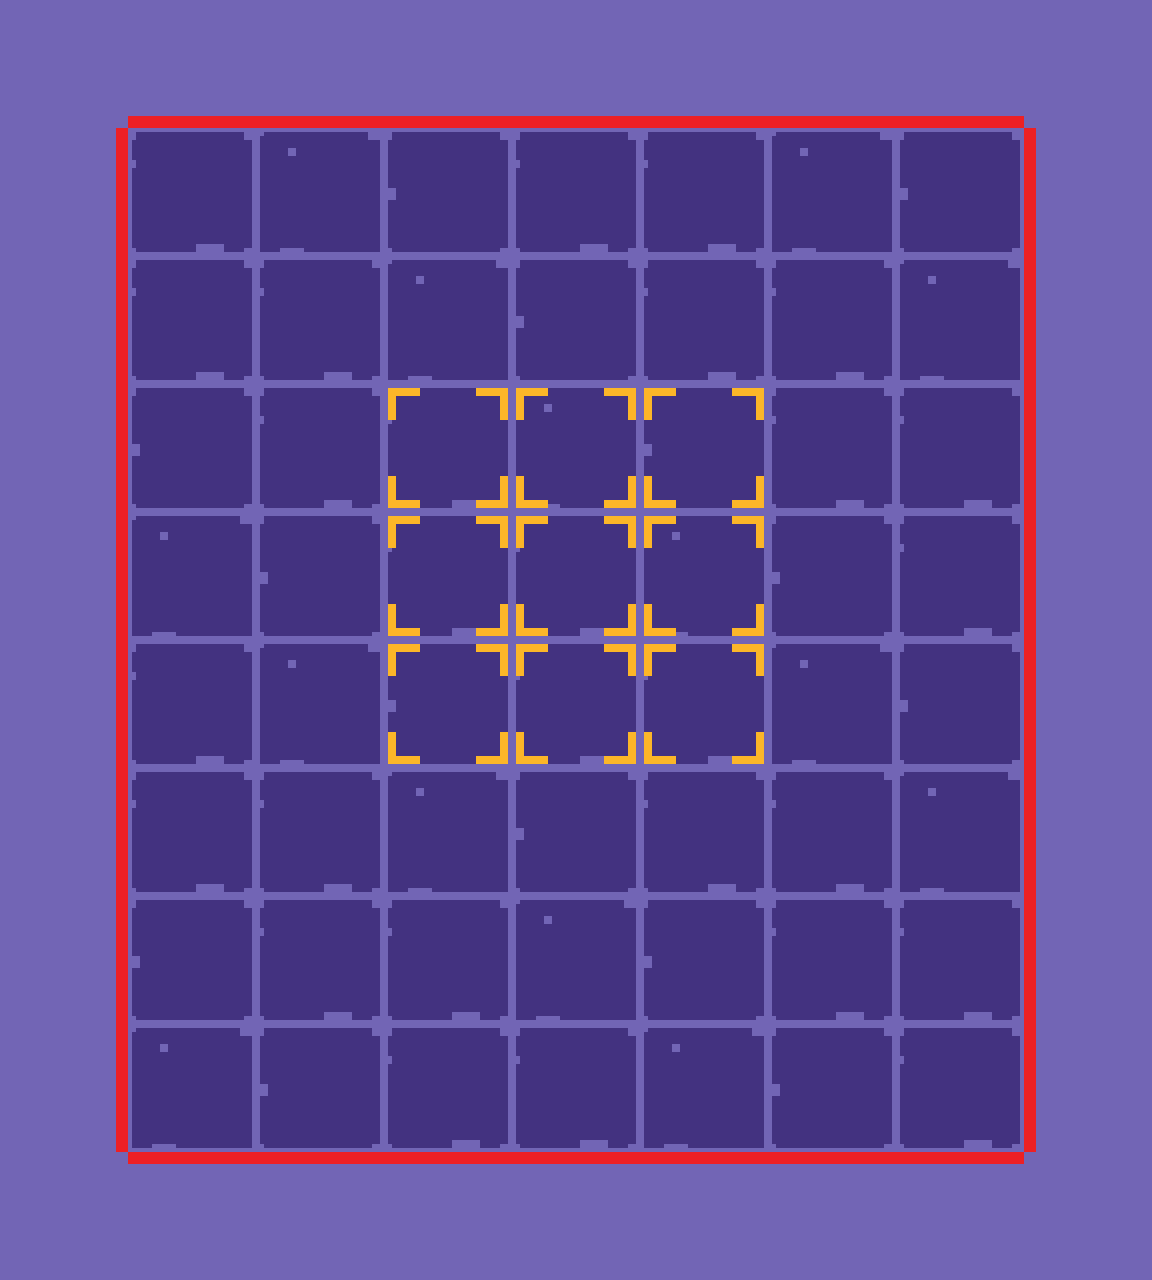

Rendered tile map (Tiled .tmx) drawn with the repository's tilesets; below, a short description and the map source with its tile grids summarised:
An orthogonal 9x10 tile map with 128x128 px tiles, 3 tile layers (background_ground, wallsLayer, exitLayer), 2 tilesets and 18 objects (9x end, 4x food_20003_1, 2x food_20002_1, 2x food_20004_1, start).

<map version="1.5" tiledversion="1.7.0" orientation="orthogonal" renderorder="right-down" width="9" height="10" tilewidth="128" tileheight="128" infinite="0" backgroundcolor="#7265b5" nextlayerid="23" nextobjectid="62">
 <editorsettings>
  <chunksize width="40" height="40" />
 </editorsettings>
 <tileset firstgid="1" name="triggers" tilewidth="128" tileheight="128" tilecount="36" columns="6">
  <image source="assets/triggers.png" trans="ff00ff" width="768" height="768" />
  <tile id="0">
   <properties>
    <property name="wall0" value="left" />
    <property name="wall1" value="top" />
   </properties>
  </tile>
  <tile id="1">
   <properties>
    <property name="wall0" value="top" />
   </properties>
  </tile>
  <tile id="2">
   <properties>
    <property name="wall0" value="top" />
    <property name="wall1" value="right" />
   </properties>
  </tile>
  <tile id="4">
   <properties>
    <property name="wall0" value="top" />
    <property name="wall1" value="left" />
    <property name="wall2" value="right" />
   </properties>
  </tile>
  <tile id="6">
   <properties>
    <property name="wall0" value="left" />
   </properties>
  </tile>
  <tile id="7">
   <properties>
    <property name="wall0" value="top" />
    <property name="wall1" value="right" />
    <property name="wall2" value="left" />
    <property name="wall3" value="down" />
   </properties>
  </tile>
  <tile id="8">
   <properties>
    <property name="wall0" value="right" />
   </properties>
  </tile>
  <tile id="9">
   <properties>
    <property name="wall0" value="down" />
    <property name="wall1" value="left" />
    <property name="wall2" value="top" />
   </properties>
  </tile>
  <tile id="11">
   <properties>
    <property name="wall0" value="down" />
    <property name="wall1" value="top" />
    <property name="wall2" value="right" />
   </properties>
  </tile>
  <tile id="12">
   <properties>
    <property name="wall0" value="left" />
    <property name="wall1" value="down" />
   </properties>
  </tile>
  <tile id="13">
   <properties>
    <property name="wall0" value="down" />
   </properties>
  </tile>
  <tile id="14">
   <properties>
    <property name="wall0" value="down" />
    <property name="wall1" value="right" />
   </properties>
  </tile>
  <tile id="16">
   <properties>
    <property name="wall0" value="down" />
    <property name="wall1" value="left" />
    <property name="wall2" value="right" />
   </properties>
  </tile>
  <tile id="18">
   <properties>
    <property name="wall0" value="left" />
    <property name="wall1" value="down" />
   </properties>
  </tile>
  <tile id="19">
   <properties>
    <property name="wall0" value="down" />
   </properties>
  </tile>
  <tile id="20">
   <properties>
    <property name="wall0" value="down" />
    <property name="wall1" value="right" />
   </properties>
  </tile>
  <tile id="21">
   <properties>
    <property name="wall0" value="down" />
    <property name="wall1" value="top" />
   </properties>
  </tile>
  <tile id="23">
   <properties>
    <property name="wall0" value="left" />
    <property name="wall1" value="right" />
   </properties>
  </tile>
  <tile id="30">
   <properties>
    <property name="wall0" value="top" />
    <property name="wall1" value="down" />
   </properties>
  </tile>
  <tile id="32">
   <properties>
    <property name="wall0" value="left" />
    <property name="wall1" value="right" />
   </properties>
  </tile>
 </tileset>
 <tileset firstgid="37" name="tiles" tilewidth="128" tileheight="128" tilecount="5" columns="5">
  <image source="assets/tiles.png" trans="ff00ff" width="640" height="128" />
 </tileset>
 <layer id="20" name="background_ground" width="9" height="10">
  <data>[90 cells, 56 non-empty, 4 distinct tile ids]</data>
 </layer>
 <layer id="19" name="wallsLayer" width="9" height="10">
  <data>[90 cells, 30 non-empty, 4 distinct tile ids]</data>
 </layer>
 <layer id="22" name="exitLayer" width="9" height="10">
  <data>[90 cells, 9 non-empty, 1 distinct tile ids]</data>
 </layer>
 <objectgroup id="15" name="spawnLayer">
  <object id="35" name="start" type="start" x="516.829" y="776.201" width="120" height="120" />
  <object id="40" name="end" type="end" x="517.059" y="518.071" width="120" height="120" />
  <object id="41" name="end" type="end" x="515.545" y="646.557" width="120" height="120" />
  <object id="43" name="end" type="end" x="645.382" y="649.361" width="120" height="120" />
  <object id="44" name="end" type="end" x="646.781" y="516.109" width="120" height="120" />
  <object id="45" name="food_20003_1" type="food_20003_1" x="903.797" y="902.784" width="120" height="120" />
  <object id="49" name="food_20003_1" type="food_20003_1" x="131.339" y="136.784" width="120" height="120" />
  <object id="51" name="end" type="end" x="387.604" y="643.528" width="120" height="120" />
  <object id="52" name="end" type="end" x="387.604" y="516.093" width="120" height="120" />
  <object id="53" name="end" type="end" x="388.657" y="385.498" width="120" height="120" />
  <object id="54" name="end" type="end" x="518.199" y="387.604" width="120" height="120" />
  <object id="55" name="end" type="end" x="647.741" y="386.551" width="120" height="120" />
  <object id="56" name="food_20002_1" type="food_20002_1" x="905.588" y="131.748" width="120" height="120" />
  <object id="57" name="food_20002_1" type="food_20002_1" x="905.588" y="515.244" width="120" height="120" />
  <object id="58" name="food_20004_1" type="food_20004_1" x="133.46" y="898.74" width="120" height="120" />
  <object id="59" name="food_20004_1" type="food_20004_1" x="135.172" y="515.244" width="120" height="120" />
  <object id="60" name="food_20003_1" type="food_20003_1" x="518.668" y="133.46" width="120" height="120" />
  <object id="61" name="food_20003_1" type="food_20003_1" x="775.473" y="515.244" width="120" height="120" />
 </objectgroup>
</map>